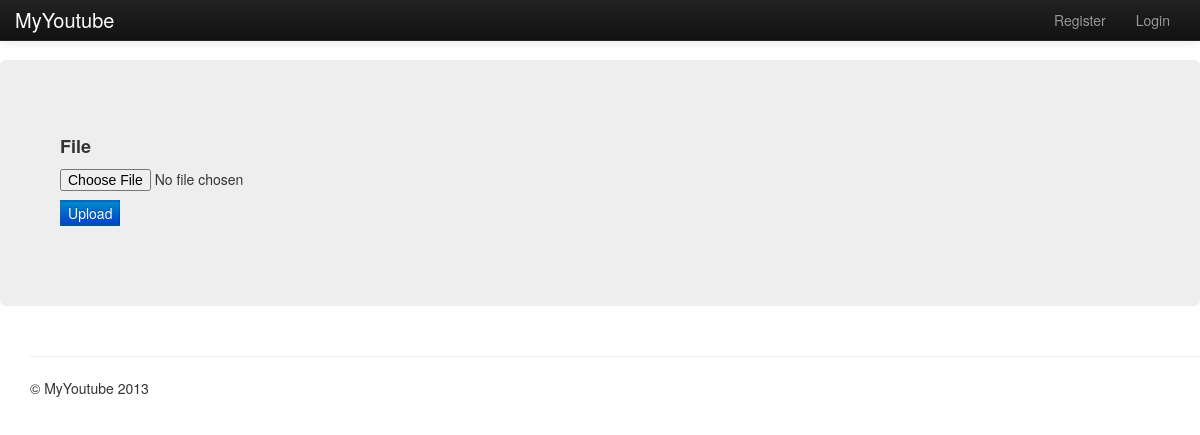
The page /myYoutube/ on the database as committed earlier.
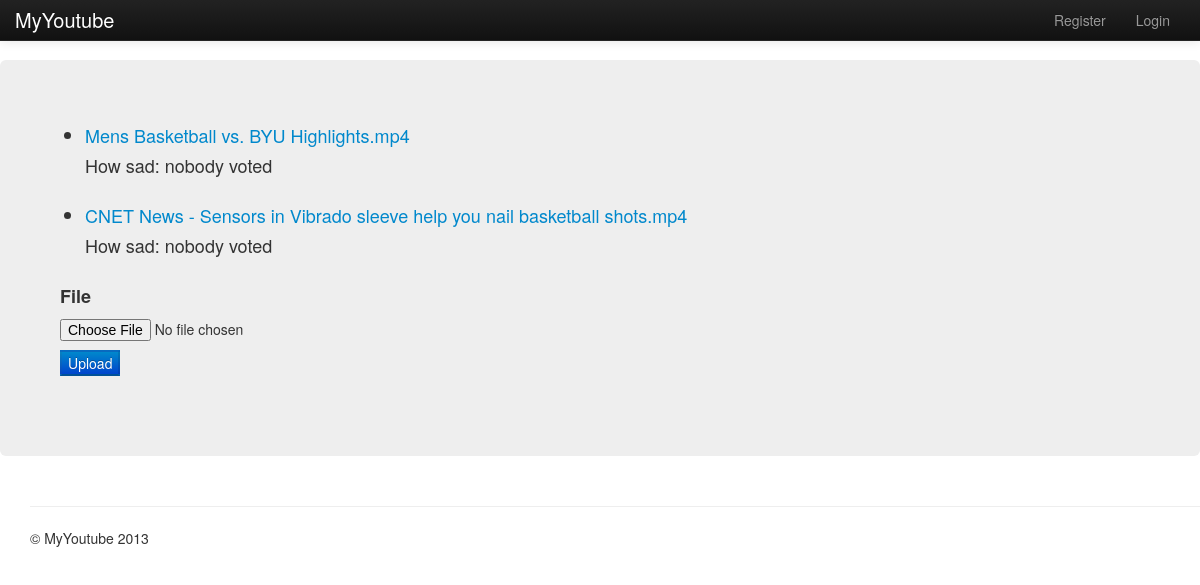
The same page on the database as committed later.
### myYoutube/models.py (models this page shows, shortened)
class VideoUrl(models.Model):
    name = models.CharField(max_length=128,unique=True)
    url = models.CharField(max_length=128)
    uploaded = models.DateTimeField()
    score = models.IntegerField(default=0)

### myYoutube/views.py (the view, shortened to what this page needs)
def index(request):
    print settings.V
    context = RequestContext(request)
    videos = VideoUrl.objects.all().order_by("-score")
    if not request.method == "POST":
        f = UploadFileForm()
        return render_to_response('myYoutube/index.html', {'form':f, 'videos':videos},context)

### myYoutube/forms.py
class UploadFileForm(forms.Form):
    file  = forms.FileField()

### templates/myYoutube/index.html (shortened to what this page needs)
{% extends 'myYoutube/base.html' %}
{% block body_block %}
{% load ratings_tags %}
        <div class="hero-unit" id="vedios">
            <ul>
                {% if videos %}
                {% for video in videos %}
                <li><form action="{% url 'ratings_vote' %}" method="post" >
                    <a href="/myYoutube/watch/?url={{video.url}}">{{ video.name }}</a><br>
                    {% get_rating_score for video as score %}
                    {% if score %}
                        Average score: {{ score.average|floatformat }}
                        Number of votes: {{ score.num_votes }}
                    {% else %}
                        How sad: nobody voted
                    {% endif %}
                    {% get_rating_form for video as rating_form %}
                    </form>
                </li>
                {% endfor %}
                {% endif %}
            </ul>
            <strong>{{form.file.label}} </strong>
            <form  action ="." enctype="multipart/form-data" method="POST">
                {{form.file}}<br/>
                <input type="submit" value="Upload" class="btn-primary" />
            </form>
        </div>
{% endblock %}

### templates/myYoutube/base.html (shortened to what this page needs)
<!DOCTYPE html>
{% load static %}
<html>
    <head>
        <link href="{% static 'css/bootstrap-fluid-adj.css'%} " rel="stylesheet">
        <link href="{% static 'css/bootstrap.min.css'%} " rel="stylesheet" media="screen">
        <link href="{% static 'css/bootstrap-responsive.css' %}" rel="stylesheet">
    </head>
    <body>
        <div class="navbar navbar-inverse navbar-fixed-top">
           <div class="navbar-inner">
               <div class="container">
                   <a class="brand" href="/myYoutube/">MyYoutube</a>
                   <div class="nav-collapse collapse">
                       <ul class="nav pull-right">
                           {% if user.is_authenticated %}
                            <li class="navbar-text">Welcome, {{ user.username }}!</li>
                            <li><a href="/myYoutube/logout/">Logout</a></li>
                           {% else %}
                            <li><a href="/myYoutube/register/">Register</a></li>
                            <li><a href="/myYoutube/login/">Login</a></li>
                           {% endif %}
                       </ul>
                   </div>
               </div>
           </div>
        </div>
        <div class="">
                {% block body_block %}
                {% endblock %}
        </div>
        <footer>
            <div class="container span12">
                <hr>
                <p>&copy; MyYoutube 2013</p>
            </div>
        </footer>
    </body>
</html>

Rows that differ between the two databases and show on the page:
added VideoUrl: name "Mens Basketball vs. BYU Highlights.mp4"
added VideoUrl: name "CNET News - Sensors in Vibrado sleeve help you nail basketball shots.mp4"
